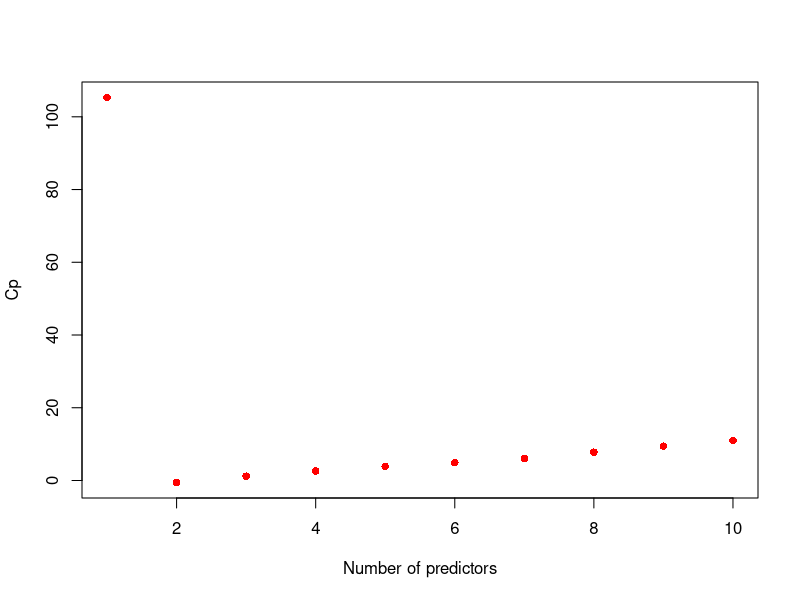
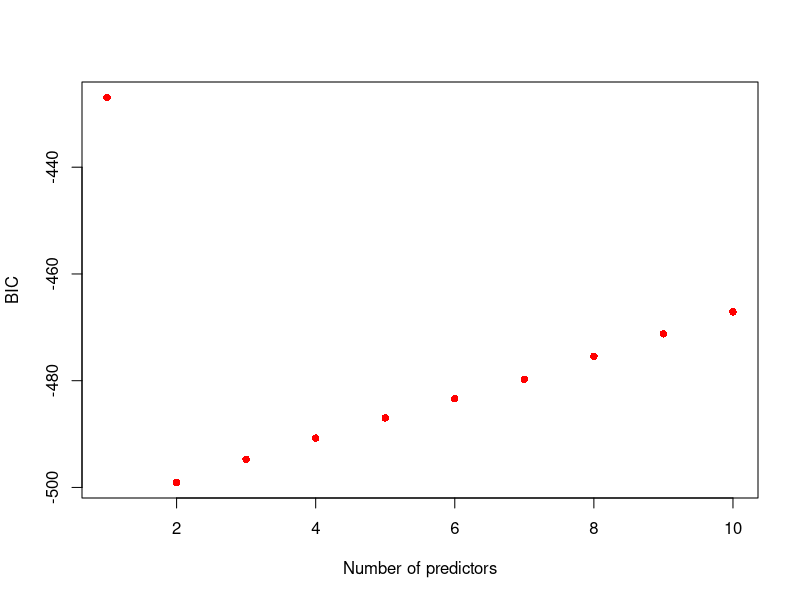
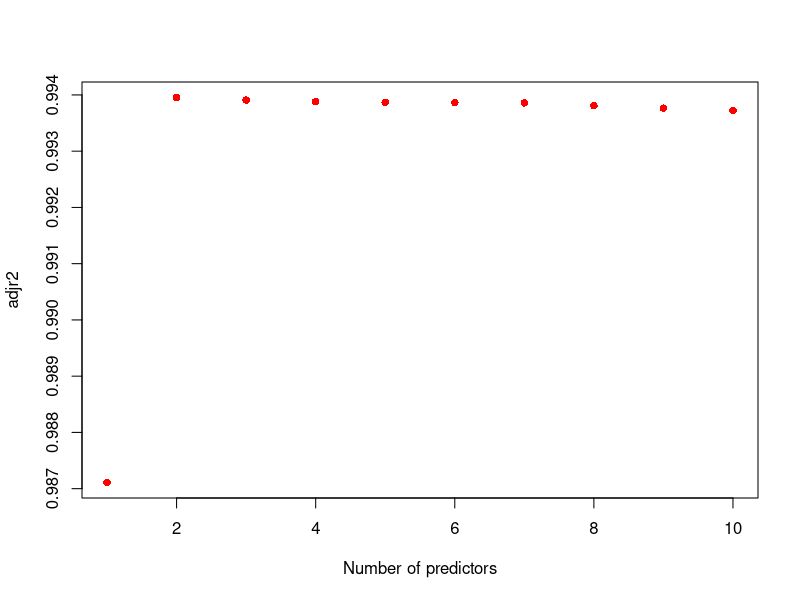
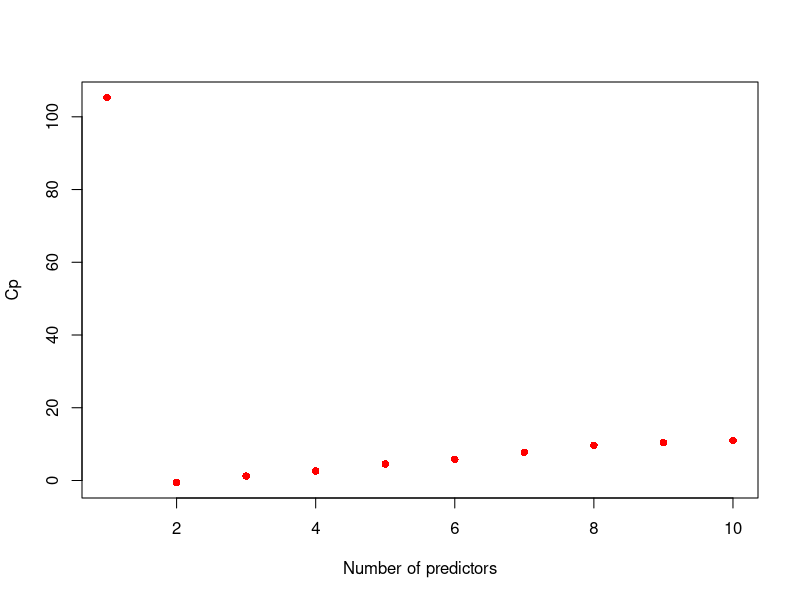
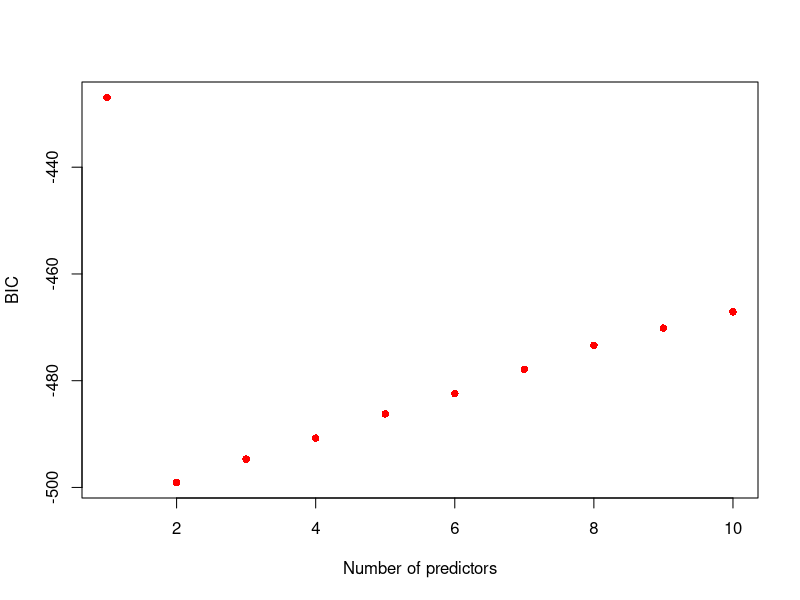
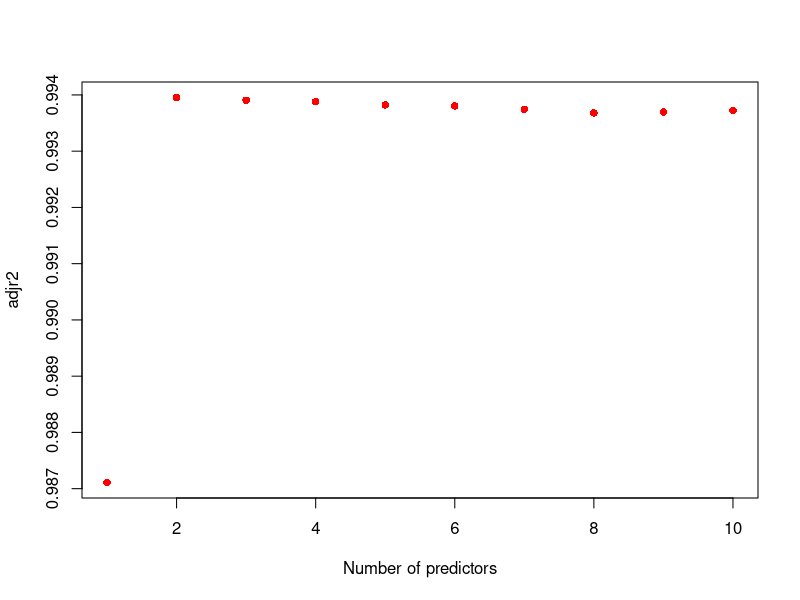
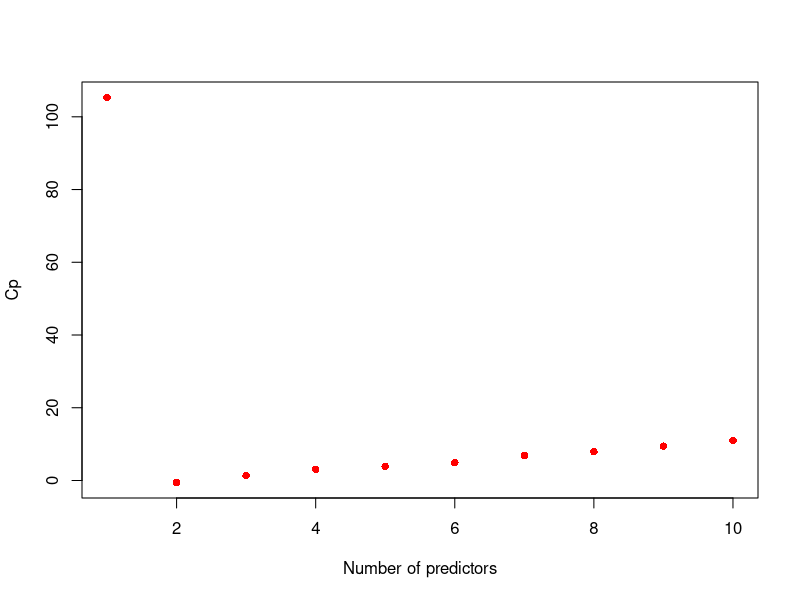
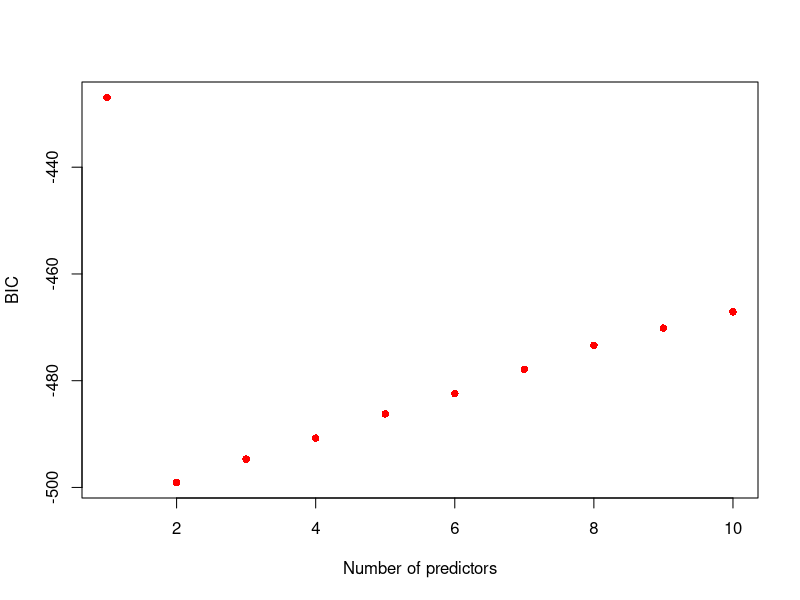

The R source for these figures, in order:
## ---- chunk 1
knitr::opts_chunk$set(echo = TRUE)
## ---- chunk 2
rm(list=ls())
## ---- chunk 3
# setwd(dir)
# getwd() # check that working directory
## ---- chunk 4
set.seed(10)
X <- rnorm(100)
epsilon <- rnorm(100)
## ---- chunk 5
B0 <- -2
B1 <- 0.1
B2 <- 1
B3 <- 5
Y <- B0+B1*X+B2*X^2+B3*X^3+epsilon
## ---- chunk 6
library(leaps) # for regsubsets
data <- data.frame(y=Y, x=X)
regsub <- regsubsets(y~poly(x,degree=10,raw=TRUE), data=data, nvmax=10)
reg.sum <- summary(regsub)
names(reg.sum)

# find optimal size by getting min Cp, BIC, adjr2
which.min(reg.sum$cp)       # 2
which.min(reg.sum$bic)      # 2
which.max(reg.sum$adjr2)    # 2

# plot Cp, BIC, adjr2
plot(reg.sum$cp, xlab="Number of predictors", ylab="Cp", col="red", type="p", pch=16) # exhibit 1
plot(reg.sum$bic, xlab="Number of predictors", ylab="BIC", col="red", type="p", pch=16) # exhibit 2
plot(reg.sum$adjr2, xlab="Number of predictors", ylab="adjr2", col="red", type="p", pch=16) # exhibit 3
## ---- chunk 7
coef(regsub, id=2)
## ---- chunk 8
regsub.f <- regsubsets(y~poly(x,degree=10,raw=TRUE), data=data, nvmax=10, method="forward")
reg.sum.f <- summary(regsub.f)

which.min(reg.sum.f$cp)       # 2
which.min(reg.sum.f$bic)      # 2
which.max(reg.sum.f$adjr2)    # 2

plot(reg.sum.f$cp, xlab="Number of predictors", ylab="Cp", col="red", type="p", pch=16) # exhibit 4
plot(reg.sum.f$bic, xlab="Number of predictors", ylab="BIC", col="red", type="p", pch=16) # exhibit 5
plot(reg.sum.f$adjr2, xlab="Number of predictors", ylab="adjr2", col="red", type="p", pch=16) # exhibit 6

coef(regsub.f, id=2)
## ---- chunk 9
regsub.b <- regsubsets(y~poly(x,degree=10,raw=TRUE), data=data, nvmax=10, method="backward")
reg.sum.b <- summary(regsub.b)

which.min(reg.sum.b$cp)       # 2
which.min(reg.sum.b$bic)      # 2
which.max(reg.sum.b$adjr2)    # 2

plot(reg.sum.b$cp, xlab="Number of predictors", ylab="Cp", col="red", type="p", pch=16) # exhibit 7
plot(reg.sum.f$bic, xlab="Number of predictors", ylab="BIC", col="red", type="p", pch=16) # exhibit 8
plot(reg.sum.f$adjr2, xlab="Number of predictors", ylab="adjr2", col="red", type="p", pch=16) # exhibit 9

coef(regsub.b, id=2)
## ---- chunk 10
library(glmnet) # for LASSO
X.lasso <- model.matrix(y~poly(x,degree=10,raw=TRUE), data=data)[,-1]
Y.lasso <- Y
lasso.cv <- cv.glmnet(X.lasso, Y.lasso, alpha=1, nfolds=10)
plot(lasso.cv) # exhibit 10

plot(lasso.cv$lambda) # exhibit 11
lambda.final <- lasso.cv$lambda.min # 0.05631109

beta <- coef(lasso.cv, s=lambda.final)
beta <- as.matrix(beta)
beta
## ---- chunk 11
B7 <- 7
Y.f <- B0 + B7*X^7 + epsilon
data.f <- data.frame(y=Y.f, x=X)
## ---- chunk 12
regsub.partf <- regsubsets(y~poly(x,degree=10,raw=TRUE), data=data.f, nvmax=10)
reg.sum.partf <- summary(regsub.partf)

which.min(reg.sum.partf$cp)       # 1
which.min(reg.sum.partf$bic)      # 1
which.max(reg.sum.partf$adjr2)    # 1

coef(regsub.partf, id=1)
## ---- chunk 13
X.lasso.f <- model.matrix(y~poly(x,degree=10,raw=TRUE), data=data.f)[,-1]
Y.lasso.f <- Y.f
lasso.cv.f <- cv.glmnet(X.lasso.f, Y.lasso.f, alpha=1, nfolds=10)
plot(lasso.cv.f) # exhibit 12

lambda.final.f <- lasso.cv.f$lambda.min # 10.43878

beta <- coef(lasso.cv.f, s=lambda.final.f)
beta <- as.matrix(beta)
beta
## ---- chunk 14
# Library imports
library(dplyr)
library(ggplot2)
library(mapproj)
library(viridis)
# Import the crime data set
crime.data <- read.csv("CrimeData.csv", header=T, na.string=c("", "?"))
dim(crime.data)
## ---- chunk 15
preprocessing <- function (data) {
  # Preprocess the data for plotting the heatmap 
  #
  # Args:
  #   data: data with two columns including the abbre of states 
  #         along with the corresponding target number
  #
  # Returns:
  #   Add standard state name with state coordination
  
  # standard state name to match with mapdata
  data$region <- tolower(state.name[match(data$state,state.abb)])
  
  # state coordination, i.e. latitutde and longitude
  data$center_lat  <- state.center$x[match(data$state, state.abb)]
  data$center_long <- state.center$y[match(data$state, state.abb)]

  data
}

plot.heatmap <- function(data, mapdata, target) {
  # Plot out the heatmap 
  #
  # Args:
  #   data: data of standard state name and coordination with corresponding 
  #         target data
  #   mapdata: mapdata following the format of map_data in ggplot
  #   target: name of the target
  #
  # Returns:
  #   The heatmap of the target
  
  data <- preprocessing(data)
  
  # merge the data with the map
  map <- merge(mapdata, data, sort=FALSE, by="region", all.x=TRUE)
  map <- map[order(map$order),]
  
  # calculate the target range
  min <- eval(parse(text=paste("min(data$", target,")")))
  min_digits <- unlist(strsplit(as.character(floor(min)), ""))
  min_range <- as.numeric(min_digits[1]) * 10^(length(min_digits)-1)

  max <- eval(parse(text=paste("max(data$", target, ")")))
  max_range <- round(max, -floor(log10(max)))
   
  # plot the map 
  heapmap <- ggplot(map, aes(x=long, y=lat, group=group))
  heapmap <- heapmap + eval(parse(text=paste("geom_polygon(aes(fill=", target,"))")))
  heapmap <- heapmap + geom_path()
  heapmap <- heapmap + geom_text(data=data, aes(x=center_lat, y=center_long, group=NA, label=state, size=2))
  legend_name <- target
  heapmap <- heapmap + scale_fill_continuous(limits=c(min_range, max_range), name=target)
  # you can specify the color by the Hex Color Code
  # heapmap <- heapmap + scale_fill_gradient(low="#0099CC", high="#003366")
  heapmap <- heapmap + scale_fill_viridis()
  # heapmap <- heapmap + scale_fill_viridis(option="magma")
  heapmap
}
## ---- chunk 16
data.s <- summarize(group_by(crime.data, state), 
            mean.pct.unemployed=mean(pct.unemployed), 
            mean.pct.pop.underpov=mean(pct.pop.underpov),
            crime.rate=mean(violentcrimes.perpop, na.rm=TRUE), #ignore the missing values
            n=n())
# mapdata
states <- map_data("state") 

# Plot of crime rate
crime.rate <- data.s[, c("state", "crime.rate")]
plot.heatmap(crime.rate, states, "crime.rate")
## ---- chunk 17
# warnings suppressed
# Plotting mean percentage unemployed
pct.unemployed <- data.s[, c("state", "mean.pct.unemployed")]
pct.unemployed

plot.heatmap(pct.unemployed, states, "mean.pct.unemployed")

# Plotting mean population under poverty
pct.pop.underpov <- data.s[, c("state", "mean.pct.pop.underpov")]
pct.pop.underpov

plot.heatmap(pct.pop.underpov, states, "mean.pct.pop.underpov")

## ---- chunk 18
# remove variables about police departments because of large number of missing values
data1 <- crime.data[,c(2,6:103,121,122,123, 130:147)]

# remove redudant variables (only need one of num.X and pct.X for instance)
var_names_out <- c("num.urban","other.percap", "num.underpov",
                   "num.vacant.house","num.murders","num.rapes",
                   "num.robberies", "num.assaults", "num.burglaries",
                   "num.larcenies", "num.autothefts", "num.arsons")

data1 <- data1[!(names(data1) %in% var_names_out)] # take some redundant var's out

# remove variables that can be recalculated when needed
names_other_crimes <- c( "murder.perpop", "rapes.perpop",                   
                        "robberies.perpop",  "assaults.perpop",                
                        "burglaries.perpop", "larcenies.perpop",               
                        "autothefts.perpop", "arsons.perpop",                  
                         "nonviolentcrimes.perpop")
# Take other crimes out
data2 <- data1[!(names(data1) %in% names_other_crimes)] # take other crimes out. 


# Lastly, we combine information for the states of FL and CA only
data.fl <- data2[data2$state=="FL",-1] # take state column out
data.ca <- data2[data2$state=="CA",-1]

# Combined data ready!
comb.data <- rbind(data.fl, data.ca)
## ---- chunk 19
comb.data <- comb.data[complete.cases(comb.data),]

# X variables as a categorical matrix
X2 <- model.matrix(violentcrimes.perpop~., comb.data)[,-1]  

# response variable
Y2 <- comb.data$violentcrimes.perpop

# alpha set close to 1, with 10 folds of cross-validation
fit2.cv <- cv.glmnet(X2, Y2, alpha=1, nfolds=10) 
plot(fit2.cv)

# extract betas coefficients values for lambda.1se (fewer number of variables in the model for simplicity)
coef.1se <- coef(fit2.cv, s="lambda.1se")  
coef.1se <- coef.1se[which(coef.1se !=0),] 
coef.1se
rownames(as.matrix(coef.1se))

# use lambda values from above to
fit2.lasso <- glmnet(X2, Y2, alpha=1, lambda=fit2.cv$lambda.1se)
variables.final <- coef(fit2.lasso)
variables.final <- variables.final[which(variables.final !=0),]
variables.final <- rownames(as.matrix(variables.final))
variables.final

# join together the extracted betas for the final model
fit_formula = as.formula(paste("violentcrimes.perpop", "~", paste(variables.final[-1], collapse = "+")))
fit.final = lm(fit_formula, data=comb.data)
summary(fit.final) 
## ---- chunk 20
Xb <- model.matrix(violentcrimes.perpop~., comb.data)[,-1]
Yb <- comb.data[, 98]

# test alpha values
alpha <- seq(0, 1, .05)
results <- data.frame()

for(i in 1:21){
  # 10 folds of CV each iteration
 temp_model<- cv.glmnet(Xb, Yb, alpha = alpha[i], family="gaussian", nfolds = 10, type.measure = "deviance") 
 pos<-which(temp_model$lambda==temp_model$lambda.1se)
 # store alpha, CVM pairs for easy reporting
 results[i,1] <- alpha[i]
 results[i,2] <- temp_model$cvm[pos]
}

pos.cvm<-which.min(results[,2])
cvm_final<-results[pos.cvm,2]
cvm_final
alpha_final<-results[pos.cvm,1]
alpha_final
## ---- chunk 21
fit_alpha_final <- cv.glmnet(Xb, Yb, alpha = alpha_final, family="gaussian", nfolds = 10, type.measure = "deviance") 
fit_alpha_final$lambda.1se
coef_alpha_final.1se <- coef(fit_alpha_final, s="lambda.1se") 
coef_alpha_final.1se <- coef_alpha_final.1se[which(coef_alpha_final.1se !=0),] 
coef_alpha_final.1se
rownames(as.matrix(coef_alpha_final.1se))
## ---- chunk 22
fitQ2.lm<-lm(fit_formula, data=comb.data)
summary(fitQ2.lm)
